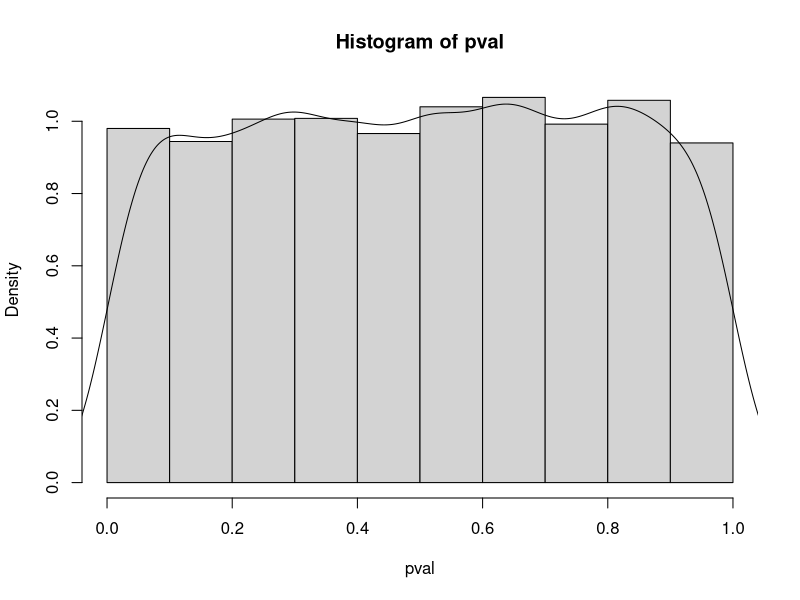
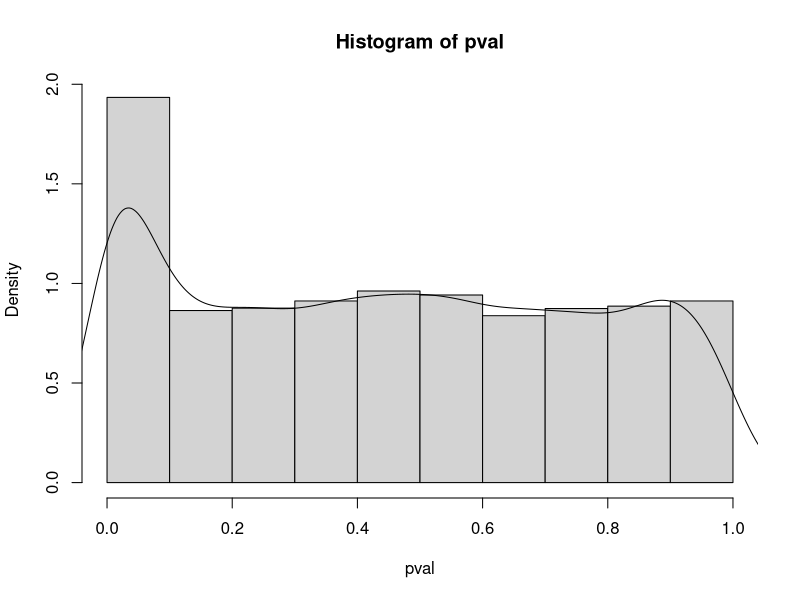
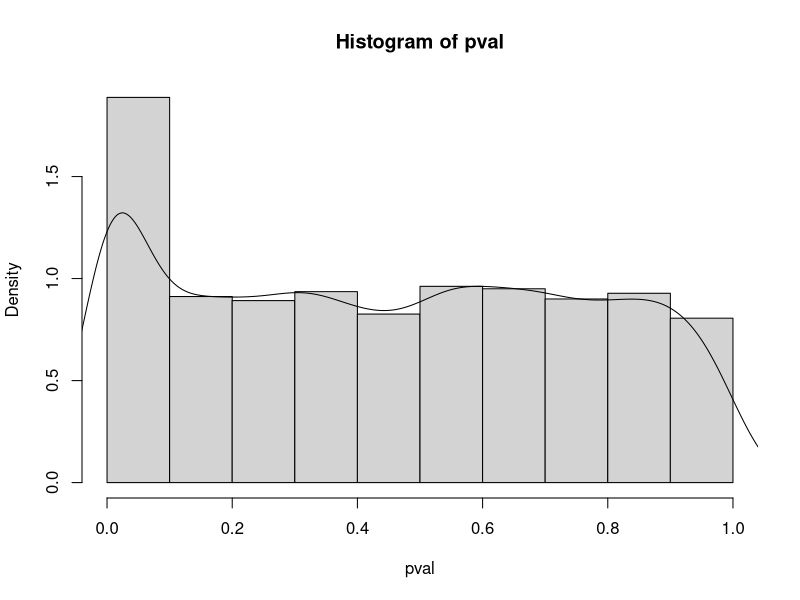
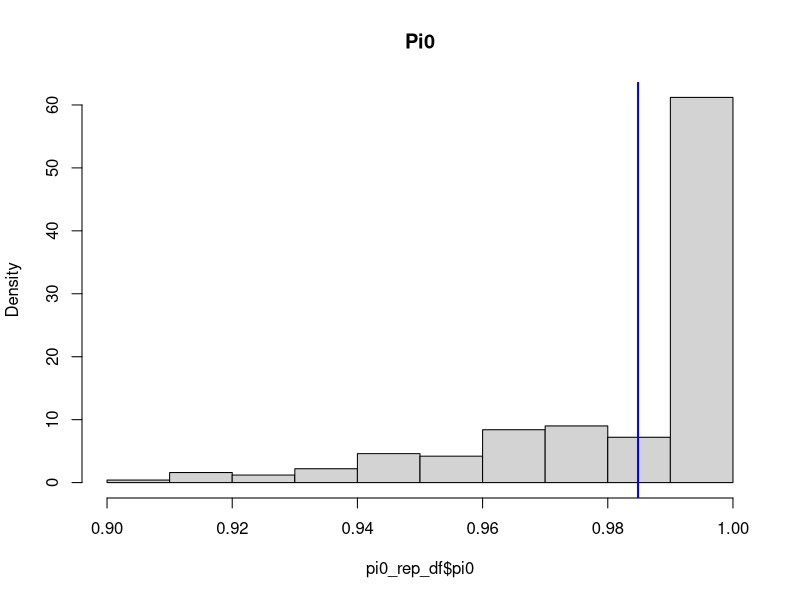
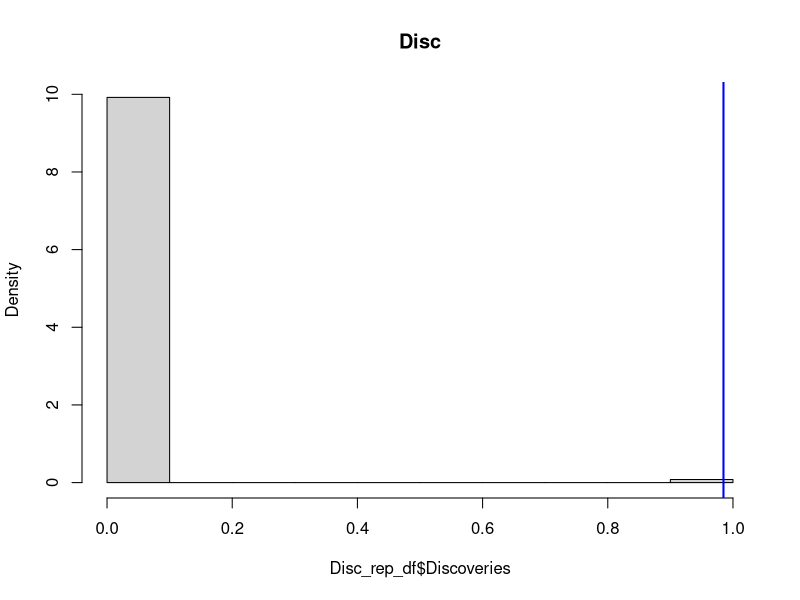
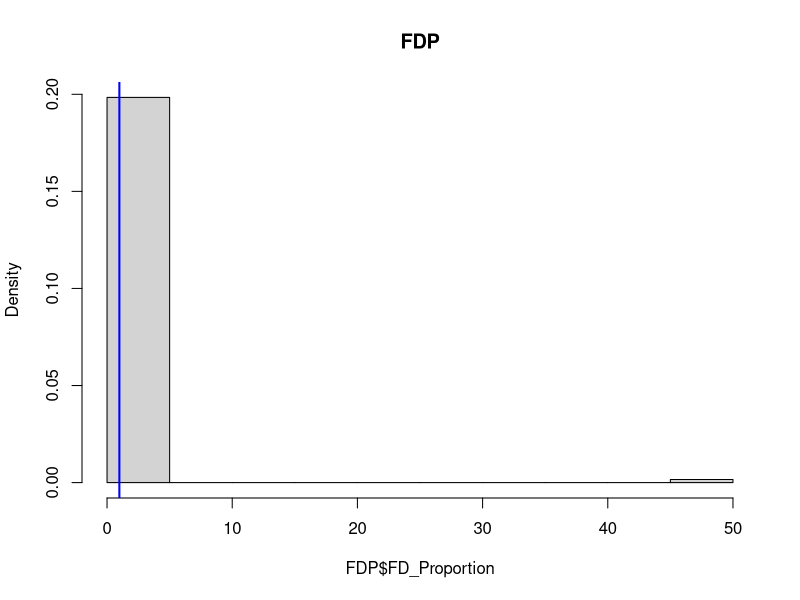
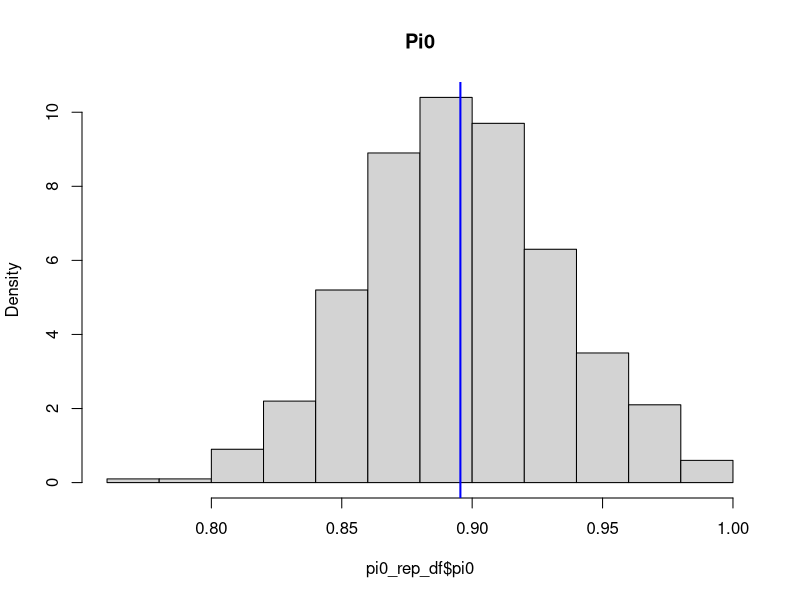
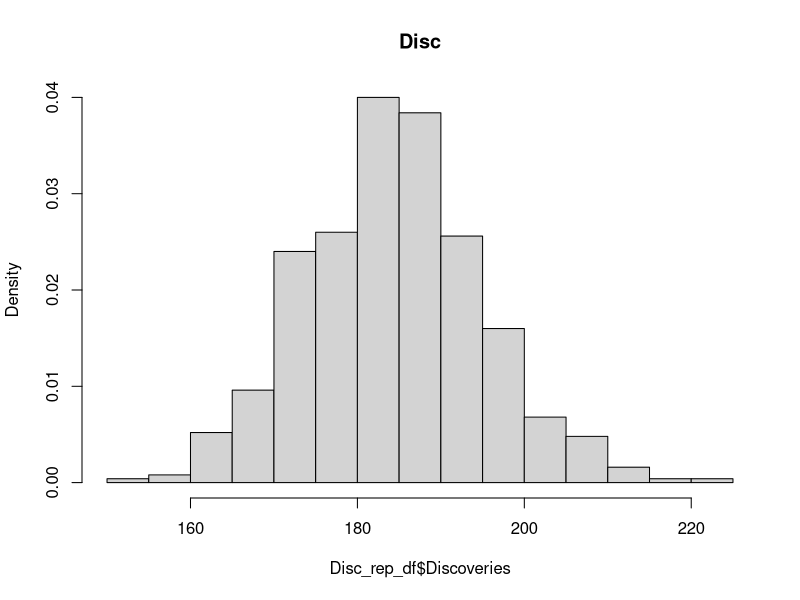

R code for these plots, in order:
## ---- chunk 1
knitr::opts_chunk$set(echo = TRUE)
set.seed(29)
## ---- chunk 2
library(qvalue)

# Generate 5000 p-values
m = 1000
p = 5000
pval <- c(rbeta(m, 1, 100), runif(p-m, 0, 1))

# BH 
BH <- p.adjust(pval, method = "BH", n = length(pval))

# Qvalue
Qval <- qvalue(pval)
pi0 <- Qval$pi0  # overall proportion of true null hypotheses

# Linear Reg
lm.fit <- lm(Qval$qvalues ~ BH)
lm.fit$coefficients
## ---- chunk 3

# Generate 5000 p-values
m = 500
p = 5000
#pval <- c(rbeta(m, b.1, b.0), runif(p-m, 0, 1))

b.1 = 1
b.0 = 1
pval <- c(rbeta(m, b.1, b.0), runif(p-m, 0, 1))
hist(pval, xlab = "pval", prob = TRUE)
lines(density(pval))


b.1 = 1
b.0 = 100
pval <- c(rbeta(m, b.1, b.0), runif(p-m, 0, 1))
hist(pval, xlab = "pval", prob = TRUE)
lines(density(pval))


b.1 = 1
b.0 = 500
pval <- c(rbeta(m, b.1, b.0), runif(p-m, 0, 1))
hist(pval, xlab = "pval", prob = TRUE)
lines(density(pval))
## ---- chunk 4

# Generate R = 500 replicates
R = 500
qval_fun <- function(x) {qvalue(p = x)}

#############

b.1 = 1
b.0 = 1

# Generate replicated pvalues and apply qval function over the columns
pval_new <- replicate(R, c(rbeta(m, b.1, b.0), runif(p-m, 0, 1)))
eff <- c(rep(T, m), rep(F, p - m))
qval <- lapply(1:ncol(pval_new), function(x) qvalue(pval_new[,x]))

# Extract variables/elements from the above list
qval_rep <- lapply(qval, `[`, c('qvalues'))
qval_rep_df <- data.frame(matrix(unlist(qval_rep), nrow=length(qval_rep), byrow=T))

pi0_rep <- lapply(qval, `[`, c('pi0'))
pi0_rep_df <- data.frame(matrix(unlist(pi0_rep), nrow=length(pi0_rep), byrow=T))
names(pi0_rep_df) <- names(pi0_rep[[which(lengths(pi0_rep)>0)[1]]])


alpha=0.1

# Discoveries
D_func <- function(x) { (sum(qval_rep_df[x] < alpha)) }
Disc <- lapply(1:ncol(pval_new), D_func)
Disc_rep_df <- data.frame(matrix(unlist(Disc), nrow=length(Disc), byrow=T)) # Extract and generate df from qval o/p
colnames(Disc_rep_df) <- "Discoveries"


# FDP
FD_func <- function(x) {sum(qval_rep_df[(m + 1):p] < alpha)}
FD <- lapply(1:ncol(pval_new), FD_func)
FD_rep_df <- data.frame(matrix(unlist(FD), nrow=length(FD), byrow=T))
colnames(FD_rep_df) <- "False Discoveries" 
FDP <- as.data.frame(ifelse(Disc_rep_df$Discoveries == 0, 0, FD_rep_df$`False Discoveries`/Disc_rep_df$Discoveries))
colnames(FDP) <- "FD_Proportion"

# Power
val <- which(Disc_rep_df$Discoveries < alpha)
Disc_corr <- sum(eff[val] == "TRUE")
pow <- Disc_corr/m

# Histograms 
pi_mean <- mean(pi0_rep_df$pi0)
hist(pi0_rep_df$pi0, main = "Pi0", prob = T)
abline(v = pi_mean, col = "blue", lwd = 2)

Disc_mean <- mean(Disc_rep_df$Discoveries)
hist(Disc_rep_df$Discoveries, main = "Disc", prob = T)
abline(v = pi_mean, col = "blue", lwd = 2)

FDP_mean <- mean(FDP$FD_Proportion)
hist(FDP$FD_Proportion, main = "FDP", prob = T)
abline(v = pi_mean, col = "blue", lwd = 2)


##############
b.1 = 1
b.0 = 100

# Generate replicated pvalues and apply qval function over the columns
pval_new <- replicate(R, c(rbeta(m, b.1, b.0), runif(p-m, 0, 1)))
eff <- c(rep(T, m), rep(F, p - m))
qval <- lapply(1:ncol(pval_new), function(x) qvalue(pval_new[,x]))

# Extract variables/elements from the above list
qval_rep <- lapply(qval, `[`, c('qvalues'))
qval_rep_df <- data.frame(matrix(unlist(qval_rep), nrow=length(qval_rep), byrow=T))

pi0_rep <- lapply(qval, `[`, c('pi0'))
pi0_rep_df <- data.frame(matrix(unlist(pi0_rep), nrow=length(pi0_rep), byrow=T))
names(pi0_rep_df) <- names(pi0_rep[[which(lengths(pi0_rep)>0)[1]]])


alpha=0.1

# Discoveries
D_func <- function(x) { (sum(qval_rep_df[x] < alpha)) }
Disc <- lapply(1:ncol(pval_new), D_func)
Disc_rep_df <- data.frame(matrix(unlist(Disc), nrow=length(Disc), byrow=T))
colnames(Disc_rep_df) <- "Discoveries"


# FDP
FD_func <- function(x) {sum(qval_rep_df[(m + 1):p] < alpha)}
FD <- lapply(1:ncol(pval_new), FD_func)
FD_rep_df <- data.frame(matrix(unlist(FD), nrow=length(FD), byrow=T))
colnames(FD_rep_df) <- "False Discoveries" 
FDP <- as.data.frame(ifelse(Disc_rep_df$Discoveries == 0, 0, FD_rep_df$`False Discoveries`/Disc_rep_df$Discoveries))
colnames(FDP) <- "FD_Proportion"

# Power
val <- which(Disc_rep_df$Discoveries < alpha)
Disc_corr <- sum(eff[val] == "TRUE")
pow <- Disc_corr/m

# Histograms 
pi_mean <- mean(pi0_rep_df$pi0)
hist(pi0_rep_df$pi0, main = "Pi0", prob = T)
abline(v = pi_mean, col = "blue", lwd = 2)

Disc_mean <- mean(Disc_rep_df$Discoveries)
hist(Disc_rep_df$Discoveries, main = "Disc", prob = T)
abline(v = pi_mean, col = "blue", lwd = 2)

FDP_mean <- mean(FDP$FD_Proportion)
hist(FDP$FD_Proportion, main = "FDP", prob = T)
abline(v = pi_mean, col = "blue", lwd = 2)


#############

b.1 = 1
b.0 = 500

# Generate replicated pvalues and apply qval function over the columns
pval_new <- replicate(R, c(rbeta(m, b.1, b.0), runif(p-m, 0, 1)))
eff <- c(rep(T, m), rep(F, p - m))
qval <- lapply(1:ncol(pval_new), function(x) qvalue(pval_new[,x]))

# Extract variables/elements from the above list
qval_rep <- lapply(qval, `[`, c('qvalues'))
qval_rep_df <- data.frame(matrix(unlist(qval_rep), nrow=length(qval_rep), byrow=T))

pi0_rep <- lapply(qval, `[`, c('pi0'))
pi0_rep_df <- data.frame(matrix(unlist(pi0_rep), nrow=length(pi0_rep), byrow=T))
names(pi0_rep_df) <- names(pi0_rep[[which(lengths(pi0_rep)>0)[1]]])


alpha=0.1

# Discoveries
D_func <- function(x) { (sum(qval_rep_df[x] < alpha)) }
Disc <- lapply(1:ncol(pval_new), D_func)
Disc_rep_df <- data.frame(matrix(unlist(Disc), nrow=length(Disc), byrow=T))
colnames(Disc_rep_df) <- "Discoveries"


# FDP
FD_func <- function(x) {sum(qval_rep_df[(m + 1):p] < alpha)}
FD <- lapply(1:ncol(pval_new), FD_func)
FD_rep_df <- data.frame(matrix(unlist(FD), nrow=length(FD), byrow=T))
colnames(FD_rep_df) <- "False Discoveries" 
FDP <- as.data.frame(ifelse(Disc_rep_df$Discoveries == 0, 0, FD_rep_df$`False Discoveries`/Disc_rep_df$Discoveries))
colnames(FDP) <- "FD_Proportion"

# Power
val <- which(Disc_rep_df$Discoveries < alpha)
Disc_corr <- sum(eff[val] == "TRUE")
pow <- Disc_corr/m

# Histograms 
pi_mean <- mean(pi0_rep_df$pi0)
hist(pi0_rep_df$pi0, main = "Pi0", prob = T)
abline(v = pi_mean, col = "blue", lwd = 2)

Disc_mean <- mean(Disc_rep_df$Discoveries)
hist(Disc_rep_df$Discoveries, main = "Disc", prob = T)
abline(v = pi_mean, col = "blue", lwd = 2)

FDP_mean <- mean(FDP$FD_Proportion)
hist(FDP$FD_Proportion, main = "FDP", prob = T)
abline(v = pi_mean, col = "blue", lwd = 2)


## ---- chunk 5

# For 1 coin toss
p <- 1 

# Fair coin
null_prob <- 0.5 

# possible number of heads after 2 tosses
y <- c(0, 1, 2) 

# Null hypothesis for 3 possible outcomes aka heads in the tosses
null_prob <- dbinom(y, 2, null_prob)
null_prob 

# Null distribution of outcome v/s the number of heads obtained
plot(y, null_prob, type='p', main = "Null distribution of outcome from a single coin tossed 2 times", xlab = "Number of heads obtained", ylab = "Probablity under Null hypothesis")


# Null distribution of p-values from tossing coin twice, assuming its a fair coin 
null_p_distr <- c(0.5, 1, 0.5) 

# Null distribution v/s the number of heads obtained
plot(y, null_p_distr, type='p', main = "Null distribution of p-values from tossing coin twice", xlab = "Number of heads obtained", ylab = "Probablity under Null hypothesis")

# Histogram of the p-values
hist(null_p_distr, 10, main="Null distribution of p-values from tossing coin twice, assuming its a fair coin ") 
## ---- chunk 6

# For 1000 coins
p <- 1000 

# Observed counts of outcomes 
y <- c(180, 366, 454)

# Distribution of tp-values for the above 1000 coins
null_p_distr <- rep(c(0.5, 1, 0.5), y) 
hist(null_p_distr, 10, main="Null distribution of p-values") 

# From the null distribution from part(a) of the question we see that the prob of 1 head is 1 as this is a fair coin. So, from the observed counts this corresponds to 366 such events, proportion = 0.366

# Pi0 = (2 * Fair coins)/Total coins

# In the above example, estimate of Pi0 would be
Pi0_est <- (2*366)/p
Pi0_est
## ---- chunk 7

# Given values of lambda
lambda <- c(0.4, 0.5, 0.9)

# Estimate of Pi0
Pi0_est <- as.data.frame(sapply(lambda,function(x){sum(null_p_distr > x)})/p/(1 - lambda))
colnames(Pi0_est) <- "lambda"

View(Pi0_est)

# Only for lambda = 0.5 estimate agrees with part(a). 

#Q-values
qVal <- qvalue(null_p_distr)
plot(qVal)
